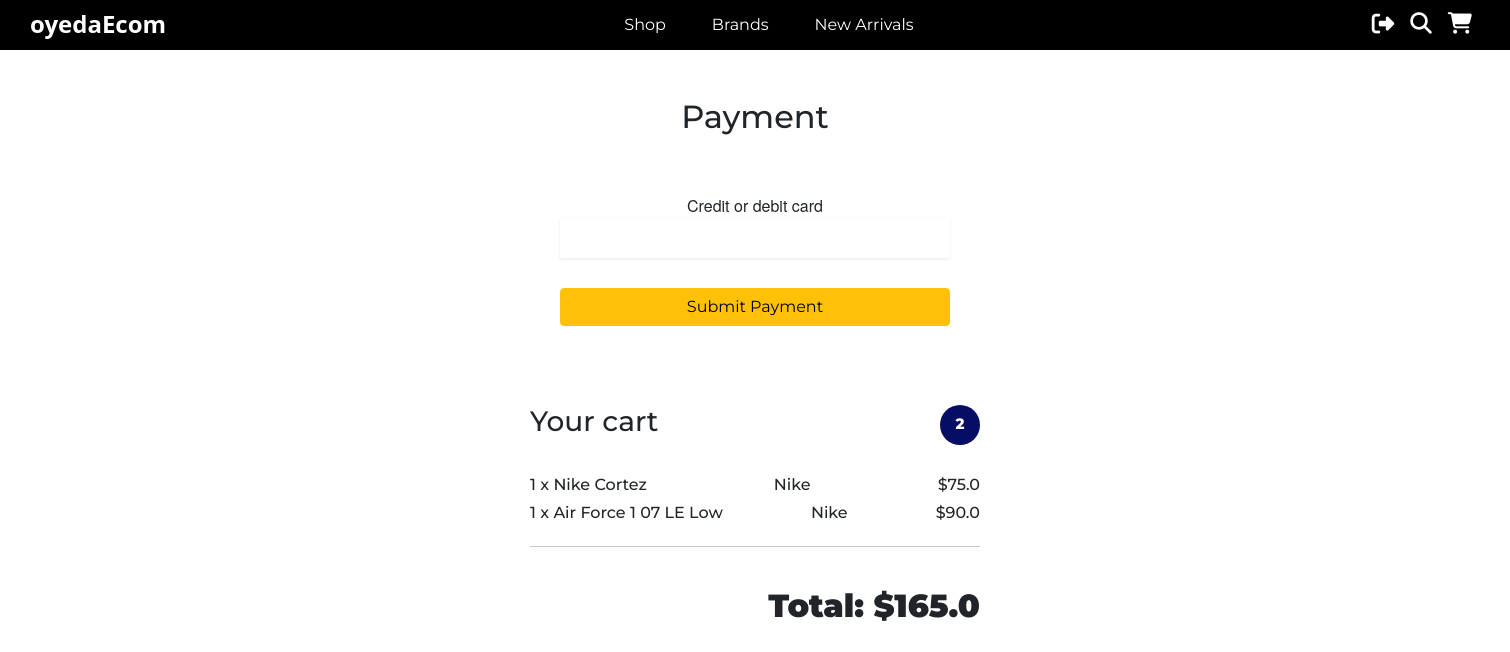
The app's page /payment/ (signed in) with its own data.
### oyeda/models.py (models this page shows, shortened)
class OrderList(models.Model):
    user = models.ForeignKey(get_user_model(), on_delete=models.CASCADE)
    items = models.ManyToManyField(OrderedItem, null=True)
    ordered = models.BooleanField(default=False)
    shipping_address = models.ForeignKey(ShippingAddress, on_delete=models.CASCADE, null=True)
    billing_address = models.ForeignKey(BillingAddress, on_delete=models.CASCADE, null=True)
    payment = models.ForeignKey(Payment, on_delete=models.CASCADE, null=True)
    def get_total_price(self):
        total = 0
        for item in self.items.all():
            total += item.generate_total_price_for_item()
        return total
    def get_total_items_in_cart(self):
        total_items = 0
        for item in self.items.all():
            total_items += item.quantity
        return total_items

class OrderedItem(models.Model):
    item = models.ForeignKey(Shoe, on_delete=models.CASCADE, null=True)
    quantity = models.IntegerField(default=1)
    ordered = models.BooleanField(default=False)
    def generate_total_price_for_item(self):
        quantity = self.quantity
        price = self.item.price
        item_price = quantity * price
        return item_price

class Shoe(models.Model):
    name = models.CharField(max_length=100)
    price = models.FloatField()
    description = models.TextField()
    brand = models.CharField(max_length=50)
    image = models.ImageField()
    slug = models.SlugField()

### oyeda/views.py (the view, shortened to what this page needs)
# urls.py: path('payment/', views.PaymentView.as_view(), name="payment")
class PaymentView(View):
    def get(self, request):
        order = OrderList.objects.get(user=request.user, ordered=False)
        if order.billing_address:
            context = {
                'order' : order
            }
            print('get function works')
            return render(request, 'payment.html', context)
        else:
            print('No billing address inputted yet')
            return redirect('oyeda:checkout')

### templates/payment.html (shortened to what this page needs)
{% extends 'base.html' %}
{% block content %}
<main>
    <div class="container wow fadeIn">
        <h2 class="my-5 h2 text-center">Payment</h2>
        <div class="row">
            <div class="col-md-12 mb-4">
                <div class="card" style="border: none; text-align: center;">
                    <div style="border: none; text-align: center;">
                        <form action="" method="POST" class="stripe-form" id="stripe-form" style="width: 450px; margin-left: auto; margin-right: auto;">
                            <div class="stripe-form-row" id="creditCard">
                                <label for="card-element" id="stripeBtnLabel">
                                    Credit or debit card
                                </label>
                                <div id="card-element" class="StripeElement StripeElement--empty">
                                    <div class="__PrivateStripeElement" style="margin: 0px !important; padding: 0px !important; border: none !important; display: block !important; background: transparent !important; position: relative !important; opacity: 1 !important;">
                                        <iframe frameborder="0" allowtransparency="true" scrolling="no" name="__privateStripeFrame5" allowpaymentrequest="true" src="https://js.stripe.com/v3/elements-inner-card-19066928f2ed1ba3ffada645e45f5b50.html#style[base][color]=%2332325d&amp;style[base][fontFamily]=%22Helvetica+Neue%22%2C+Helvetica%2C+sans-serif&amp;style[base][fontSmoothing]=antialiased&amp;style[base][fontSize]=16px&amp;style[base][::placeholder][color]=%23aab7c4&amp;style[invalid][color]=%23fa755a&amp;style[invalid][iconColor]=%23fa755a&amp;componentName=card&amp;wait=false&amp;rtl=false&amp;keyMode=test&amp;origin=https%3A%2F%2Fstripe.com&amp;referrer=https%3A%2F%2Fstripe.com%2Fdocs%2Fstripe-js&amp;controllerId=__privateStripeController1" title="Secure payment input frame" style="border: none !important; margin: 0px !important; padding: 0px !important; width: 1px !important; min-width: 100% !important; overflow: hidden !important; display: block !important; height: 19.2px;"></iframe>
                                    </div>
                                </div>
                            </div>
                            <div class="stripe-form-row">
                                <button id="stripeButton" style="width: 100%; margin-top: 20px;" class="btn btn-warning">Submit Payment</button>
                            </div>
                        </form>
                    </div>
                    <div id="card-errors" role="alert"></div>
                </div>
            </div>
        </div>
    </div>
</main>
<div style="margin-right: auto; margin-left: auto; width: 450px;">
    <h3 style="display: flex; justify-content: space-between;margin: 30px auto 30px auto; width: 100%; text-align: center;">
        <span style="float: left;">Your cart</span>
        <span style="float: right;">
        <div style="height: 40px; width: 40px; background-color: rgb(6, 13, 100); padding-top: 10px; border-radius: 50%; color: white; font-size: 15px; font-weight: 800;">
            {{ order.get_total_items_in_cart }}
        </div>
        </span>
    </h3>
    {% for order_item in order.items.all %}
    <div style="display: flex; justify-content: space-between;">
        <h6>{{ order_item.quantity }} x {{ order_item.item.name }} </h6>
        <h6>{{ order_item.item.brand }}</h6>
        <h6>${{ order_item.generate_total_price_for_item }}</h6>
    </div>
    {% endfor %}
    <hr>
    <br>
    <h2 style="float: right; font-weight: 900;">Total: ${{ order.get_total_price }}</h2>
</div>
{% endblock %}

### static/css/styles.css (style rules this page uses)
* { font-family: 'Montserrat', sans-serif; }
#stripeBtnLabel { font-family: "Helvetica Neue", Helvetica, sans-serif; font-size: 16px; font-variant: normal; padding: 0; margin: 0; -webkit-font-smoothing: antialiased; font-weight: 500; display: block; }
.stripe-form { padding: 5px 30px; }
#card-errors { height: 20px; padding: 4px 0; color: #fa755a; }
.stripe-form-row { width: 100%; float: left; margin-top: 5px; margin-bottom: 5px; }
.StripeElement { box-sizing: border-box; height: 40px; padding: 10px 12px; background-color: white; box-shadow: 0 1px 3px 0 #e6ebf1; -webkit-transition: box-shadow 150ms ease; transition: box-shadow 150ms ease; }

### templates/base.html (style rules this page uses)
* { font-family: 'Montserrat', sans-serif; }
html, body { width: 100%; height: auto; margin: 0px; padding: 0px; overflow-x: hidden; }
#stripeBtnLabel { font-family: "Helvetica Neue", Helvetica, sans-serif; font-size: 16px; font-variant: normal; padding: 0; margin: 0; -webkit-font-smoothing: antialiased; font-weight: 500; display: block; }
.stripe-form { padding: 5px 30px; }
#card-errors { height: 20px; padding: 4px 0; color: #fa755a; }
.stripe-form-row { width: 100%; float: left; margin-top: 5px; margin-bottom: 5px; }
.StripeElement { height: 40px; padding: 10px 12px; background-color: white; box-shadow: 0 1px 3px 0 #e6ebf1; -webkit-transition: box-shadow 150ms ease; transition: box-shadow 150ms ease; }

### records on screen
OrderList: get_total_items_in_cart "2", get_total_price "165.0"
OrderedItem: quantity "1", item.name "Nike Cortez", item.brand "Nike", generate_total_price_for_item "75.0"
OrderedItem: quantity "1", item.name "Air Force 1 07 LE Low", item.brand "Nike", generate_total_price_for_item "90.0"
